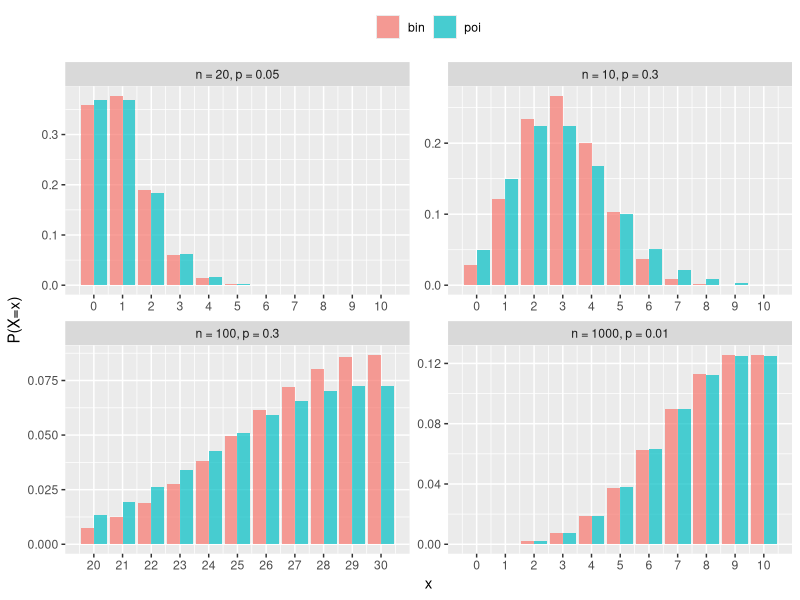

The R source for this figure:
## ---- chunk 1
#| label: fig-poisbin
library(tidyverse)
poibin_df <- function(n, p, x = 0:10) {
  lambda <- n * p
  the_title <- paste0("n = ", n, ", p = ", p)
  
  tibble(
    x = x,
    bin = dbinom(x, size = n, prob = p),
    poi = dpois(x, lambda = n * p)
  ) %>%
    pivot_longer(-x) %>%
    mutate(title = the_title)
}

plot_df <- bind_rows(
  poibin_df(20, 0.05),
  poibin_df(10, 0.3),
  poibin_df(100, 0.3, 20:30),
  poibin_df(1000, 0.01)
) 
mylevels <- unique(plot_df$title)
plot_df$title <- factor(plot_df$title, levels = mylevels)
# levels(plot_df$title) <- mylevels
  
ggplot(plot_df, aes(x, value, fill = name)) +
  geom_bar(stat = "identity", position = "dodge", alpha = 0.7) +
  facet_wrap(. ~ title, ncol = 2, scales = "free") +
  scale_x_continuous(breaks = 0:100) +
  # scale_fill_manual(values = c(palgreen, palred)) +
  labs(y = "P(X=x)", col = NULL, fill = NULL) +
  theme(legend.position = "top")
